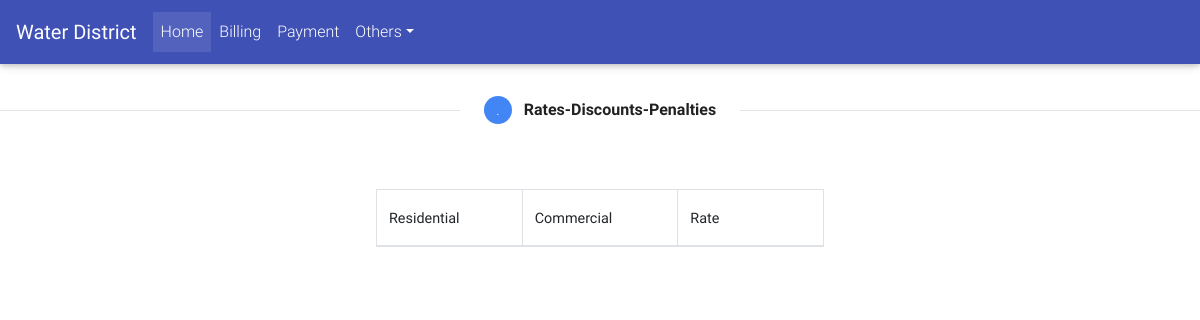
The app's page /rates.php, older data.
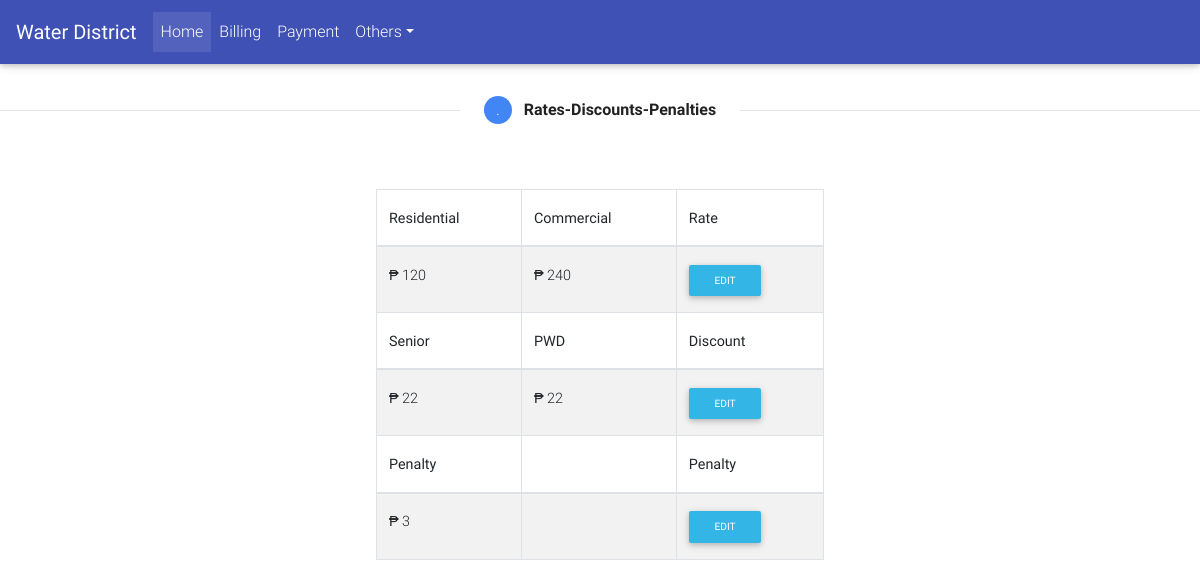
The same page, newer data.
### tables this page shows
CREATE TABLE `resicom` (
  `id_resicom` int(11) NOT NULL,
  `residential` int(11) NOT NULL,
  `commercial` int(11) NOT NULL
);

CREATE TABLE `seniorpwd` (
  `id` int(11) NOT NULL,
  `senior` int(11) NOT NULL,
  `pwd` int(11) NOT NULL
);

CREATE TABLE `penalty` (
  `id_penalty` int(11) NOT NULL,
  `penalty` int(11) NOT NULL
);

### rates.php (the view, shortened to what this page needs)
<?php include('server.php')?>
<!DOCTYPE html>
<html>
<head>
  <link rel="stylesheet" href="https://use.fontawesome.com/releases/v5.7.0/css/all.css">
  <link href="css/bootstrap.min.css" rel="stylesheet">
  <link href="css/mdb.min.css" rel="stylesheet">
  <link href="css/style.css" rel="stylesheet">
</head>
<body>
<form method="post" action="server.php"/>
<header>
  <nav class="navbar fixed-top navbar-expand-lg navbar-dark indigo scrolling-navbar">
    <a class="navbar-brand" href="#"><strong>Water District</strong></a>
    <div class="collapse navbar-collapse" id="navbarSupportedContent">
      <ul class="navbar-nav mr-auto">
        <li class="nav-item active">
          <a class="nav-link" href="home.php">Home <span class="sr-only">(current)</span></a>
        </li>
        <li class="nav-item">
          <a class="nav-link" href="read.php">Billing</a>
        </li>
        <li class="nav-item">
          <a class="nav-link" href="resicom.php">Payment</a>
        </li>
        <li class="nav-item dropdown">
        <a class="nav-link dropdown-toggle" id="navbarDropdownMenuLink" data-toggle="dropdown" aria-haspopup="true"
          aria-expanded="false">Others</a>
      </li>
	 </ul>
    </div>
  </nav>
</header></br>
<div class="row">
  <div class="col-md-12">
    <ul class="stepper stepper-horizontal">
      <li>
      </li>
      <li class="active">
        <a href="rates.php">
          <span class="circle">.</span>
          <span class="label">Rates-Discounts-Penalties</span>
        </a>
      </li>
      <li>
      </li>
    </ul>
  </div>
</div>
<center>
<table width="450px">
<td>
	<?php $results = mysqli_query($db, "SELECT * FROM resicom"); ?>
	<table id="dtBasicExample" class="table table-striped table-bordered" cellspacing="0" width="100%">
    <thead>
      <tr>
        <th class="th-sm">Residential
        </th>
        <th class="th-sm">Commercial
        </th>
		<th class="th-sm">Rate
        </th>
    </thead>
    <tbody>
     <?php while ($row = mysqli_fetch_array($results)) { ?>
		<tr>
			<td><?php echo "₱". " " .$row['residential']; ?></td>
			<td><?php echo "₱". " " .$row['commercial']; ?></td>
			<td>
			<div class="row">
				<div class="col-md-3">
					<div class="text-center">
						<a class="btn btn-info btn-rounded btn-sm buttonEdit" data-toggle="modal" data-target="#modalLoginForm">Edit</a>
					</div>
				</div>
			</div>
			</td>
		</tr>
    <thead>
      <tr>
        <th class="th-sm">Senior
        </th>
        <th class="th-sm">PWD
        </th>
		<th class="th-sm">Discount
        </th>
    </thead>
		<?php } ?>
	<?php $results1 = mysqli_query($db, "SELECT * FROM seniorpwd"); ?>
    <tbody>
	  <?php while ($row = mysqli_fetch_array($results1)) { ?>
		<tr>
			<td><?php echo "₱". " " .$row['senior']; ?></td>
			<td><?php echo "₱". " " .$row['pwd']; ?></td>
			<td>
			<div class="row">
				<div class="col-md-3">
					<div class="text-center">
						<a class="btn btn-info btn-rounded btn-sm buttonEdit" data-toggle="modal" data-target="#modalLoginForm1">Edit</a>
					</div>
				</div>
			</div>
			</td>
		</tr>
	<thead>
		 <tr>
        <th class="th-sm">Penalty
        </th>
		<th></th>
		<th class="th-sm">Penalty
        </th>
    </thead>
	<?php } ?>
	<?php $results2 = mysqli_query($db, "SELECT * FROM penalty"); ?>
    <tbody>
		  <?php while ($row = mysqli_fetch_array($results2)) { ?>
		<tr>
			<td><?php echo "₱". " " .$row['penalty']; ?></td>
			<td></td>
			<td>
			<div class="row">
				<div class="col-md-3">
					<div class="text-center">
							<a class="btn btn-info btn-rounded btn-sm buttonEdit" data-toggle="modal" data-target="#modalLoginForm2">Edit</a>
					</div>
				</div>
			</div>
			</td>
		</tr>
    </tbody>
	<?php } ?>
</td>
</table>
</center>
</body>
</html>

Row changes from the older to the newer data that the page shows:
added resicom: residential "120", commercial "240"
added seniorpwd: senior "22", pwd "22"
added penalty: penalty "3"
